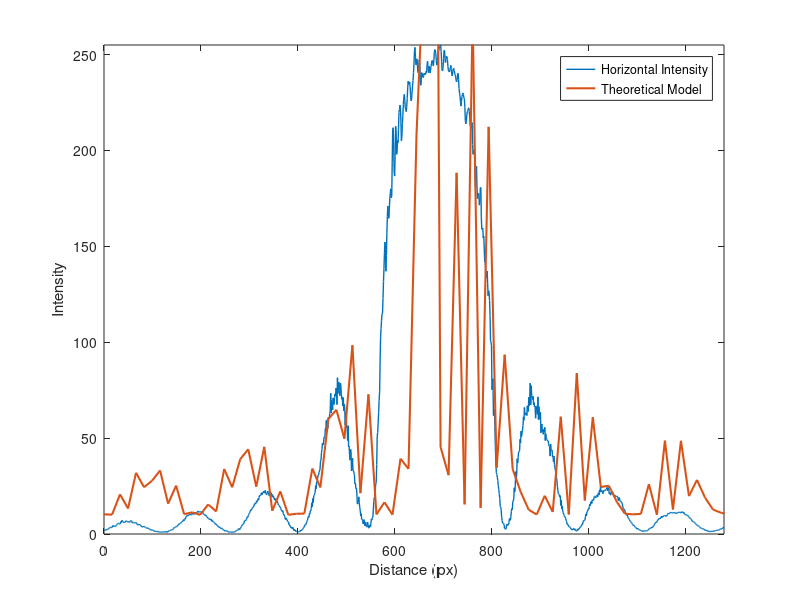

The MATLAB script that drew this image:
%% Initial imports and definitions
% Import data from text files
h_data = importdata('saved_data/h_list_1.txt')

% Defining initial constants for the Fourier Transformed function
lmda = 700 * 10^(-9) % Wavelength of laser in m
fl = 0.51 % Focal length of lens used in m
d = 0.001745 % Distance between circular apertures in m
D = 0.000485 % Averaged diameter of the size of one circular aperture in m

% Defining x and y for our images
%x = linspace(0,1279,200)
%y = linspace(0,1023,200)

x = 0:10:1279
y = 0:10:1279

%% Plotting horizontal data into MATLAB's graphing function
h_domain = 0:1:1279;    % Defined domain as from 0 to 1279 in steps of 1

%figure(1)               % Figure value of 1 for the horizontal data
plot(h_domain,h_data,'LineWidth',1)   % Plotting the imported horizontla data

%% Ploting Bessel function
% Define the domain for the theoretical function
%theo_domain = sqrt(x.^2 + y.^2)
theo_domain = sqrt(linspace(0,1279,100).^2 + linspace(0,1023,100).^2)

u = 1/(lmda*fl) % Spatial frequency, u
v = 1/(lmda*fl) % Spatial freqneucy, v

%u = 1
%v = 1

omega = sqrt((u*x).^2+(v*y).^2)

% Calculating the Fourier Transformed function
%f = 1/10 * (2 .* (besselj(0,theo_domain-690) .* cos(pi*theo_domain))/1.*theo_domain).^2
%bsl = besselj(0,(pi.*sqrt((u.*x).^2+(v.*y).^2)*D))
%f = ((2 * cos(pi*u.*x*d).*bsl.*(pi*D^2))./(4.*pi.*D)).^2

f = 40000 * (besselj(0,(theo_domain-690)/0.89) .* cos(pi*theo_domain)).^2 + 10

%figure(2)               % Figure value of 2 for the theoretical data
hold on
plot(theo_domain,f,'LineWidth',1.5)
xlim([0 1280])           % Setting axis limits
ylim([0 255])
hold off
%axis([0 20 -.5 1])
grid off
legend('Horizontal Intensity','Theoretical Model','Location','Best')
%title('Bessel Functions of the First Kind for v = 0')
xlabel('Distance (px)')
ylabel('Intensity')
